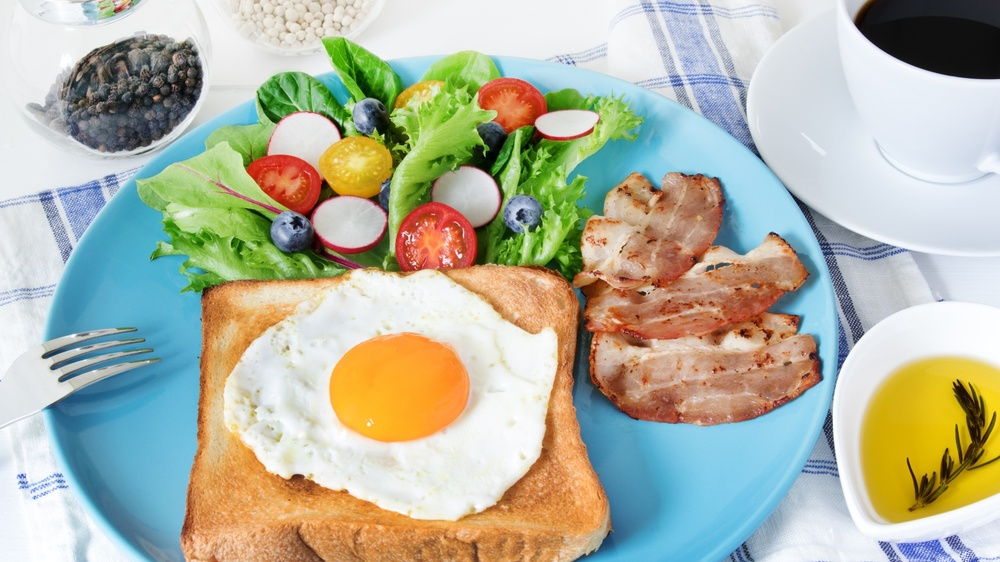
#> input picture lab 3/img.jpg, 1000 x 562 px, shrunk from 1920 x 1080 before the run
$ python locus.py
#> lines starting #> are read from the running program, lines starting #| are printed output that depends on the picture
import cv2
import numpy as np
import matplotlib.pyplot as plt
from numpy import matrix
import skimage.color
from numpy import dstack
from PIL import Image

img = cv2.imread("../../lab 3/img.jpg")
#> img is the input picture: shape (562, 1000, 3); mean B, G, R 162, 180.7, 178.3
RGB = np.array(img, dtype=np.uint8)

matrix_RGB_to_XYZ = np.array(
    [[0.49000, 0.31000, 0.20000],
     [0.17697, 0.81240, 0.01063],
     [0.00000, 0.01000, 0.99000]]
)


def rgb_to_xyz(image):
    r0, g0, b0 = cv2.split(image)
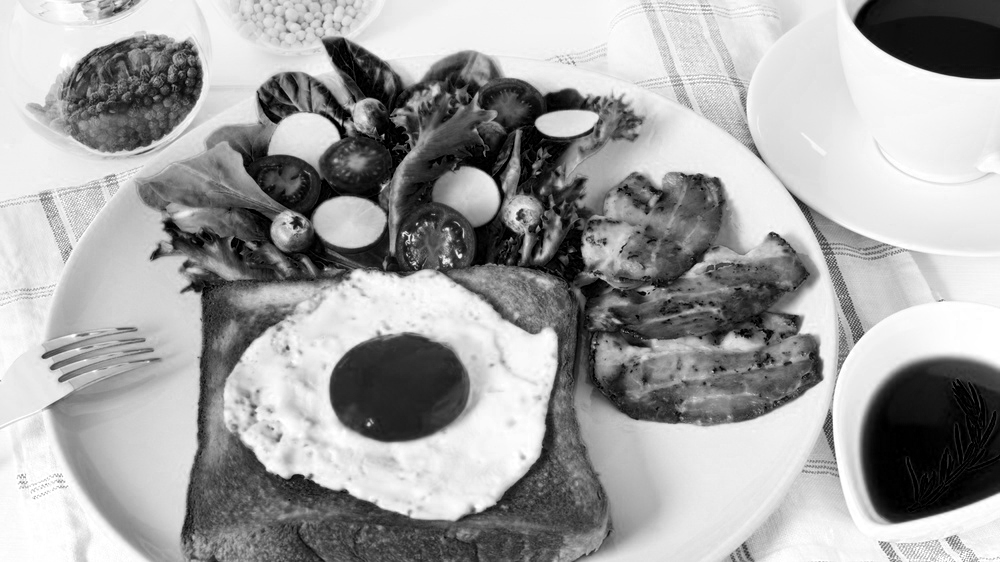
#> r0: shape (562, 1000); min 0, max 255, mean 162
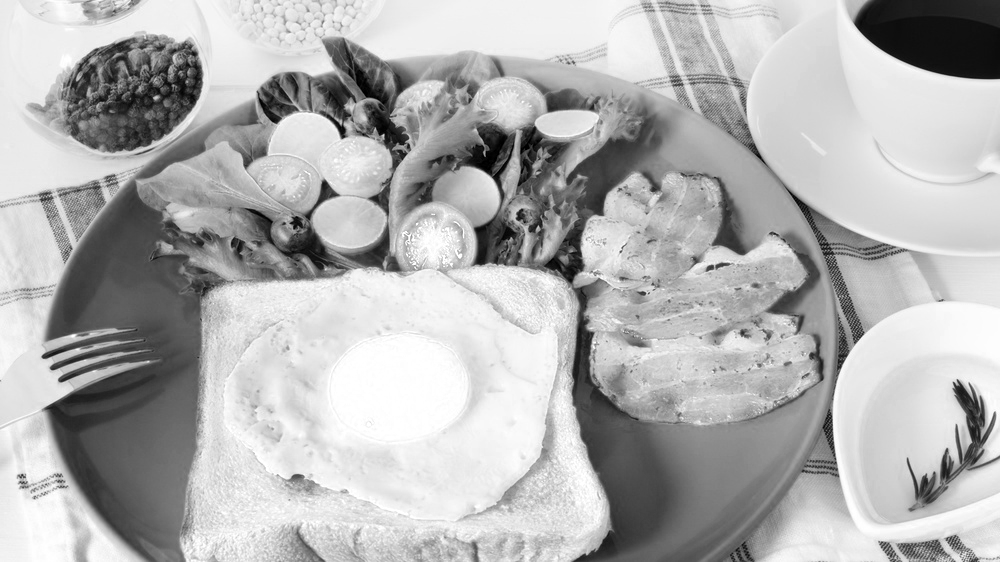
#> b0: shape (562, 1000); min 0, max 255, mean 178.3
    r = r0 / 255.0
    g = g0 / 255.0
    b = b0 / 255.0
    xyz_x = matrix_RGB_to_XYZ[0][0] * r + matrix_RGB_to_XYZ[0][1] * g + matrix_RGB_to_XYZ[0][2] * b
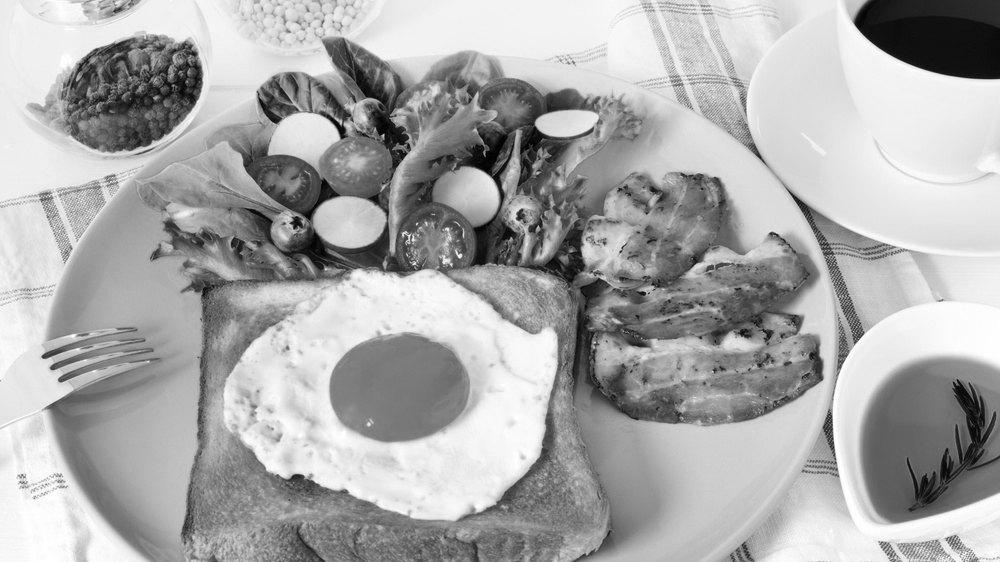
#> xyz_x: shape (562, 1000) float64; min 0.00122, max 1, mean 0.671
    xyz_y = matrix_RGB_to_XYZ[1][0] * r + matrix_RGB_to_XYZ[1][1] * g + matrix_RGB_to_XYZ[1][2] * b
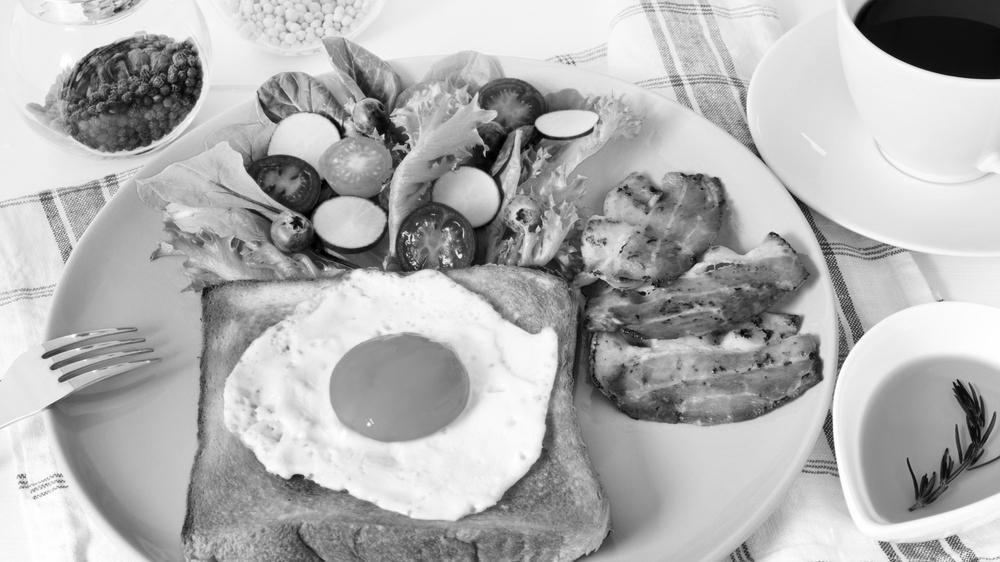
#> xyz_y: shape (562, 1000) float64; min 0.0005, max 1, mean 0.695
    xyz_z = matrix_RGB_to_XYZ[2][0] * r + matrix_RGB_to_XYZ[2][1] * g + matrix_RGB_to_XYZ[2][2] * b
    return xyz_x, xyz_y, xyz_z


X, Y, Z = np.array(rgb_to_xyz(img))


def invert_matrix(AM, IM):
    for fd in range(len(AM)):
        fdScaler = 1.0 / AM[fd][fd]
        for j in range(len(AM)):
            AM[fd][j] *= fdScaler
            IM[fd][j] *= fdScaler
        for i in list(range(len(AM)))[0:fd] + list(range(len(AM)))[fd + 1:]:
            crScaler = AM[i][fd]
            for j in range(len(AM)):
                AM[i][j] = AM[i][j] - crScaler * AM[fd][j]
                IM[i][j] = IM[i][j] - crScaler * IM[fd][j]
    return IM


sum = X + Y + Z
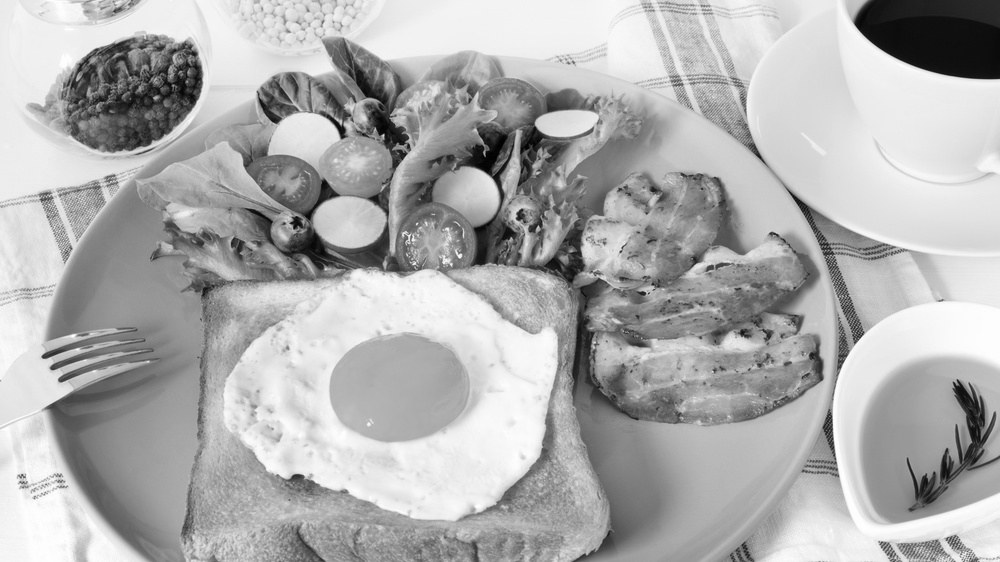
#> sum: shape (562, 1000) float64; min 0.00444, max 3, mean 2.07; drawn with min black and max white

x = np.divide(X, sum)
y = np.divide(Y, sum)
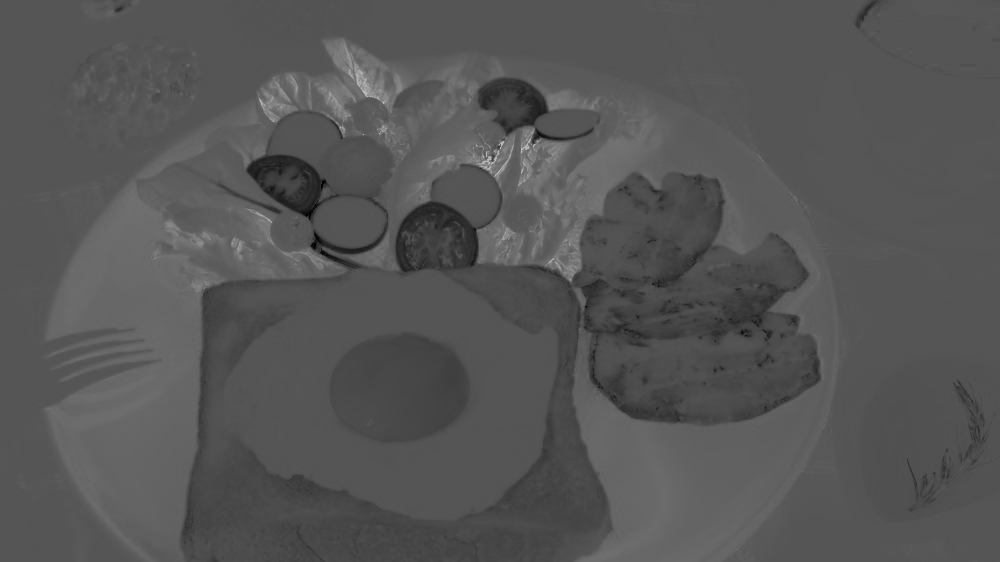
#> y: shape (562, 1000) float64; min 0.00885, max 0.717, mean 0.338
z = np.divide(Z, sum)
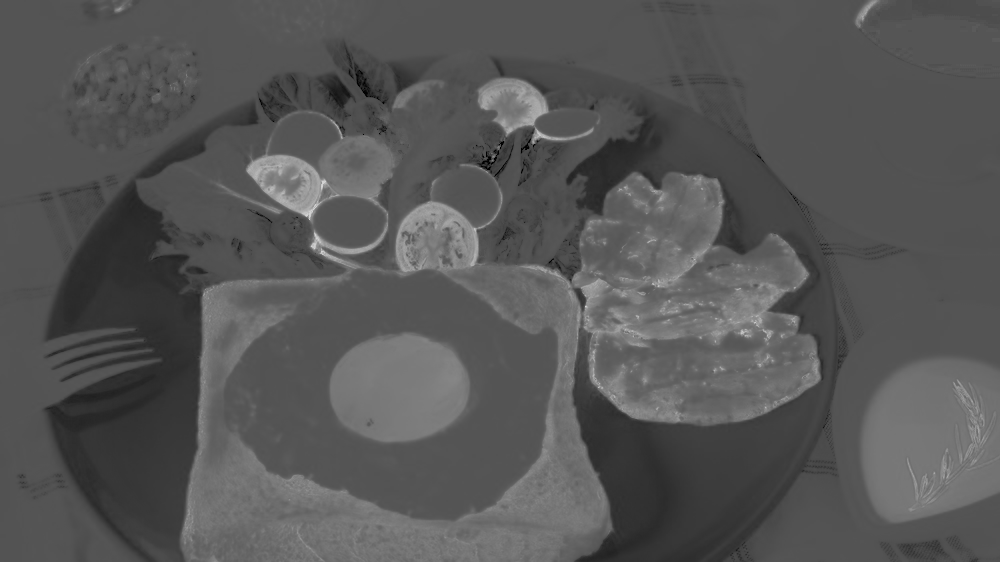
#> z: shape (562, 1000) float64; min 0.00346, max 0.825, mean 0.34

# [9 lines of commented-out code are left out]
